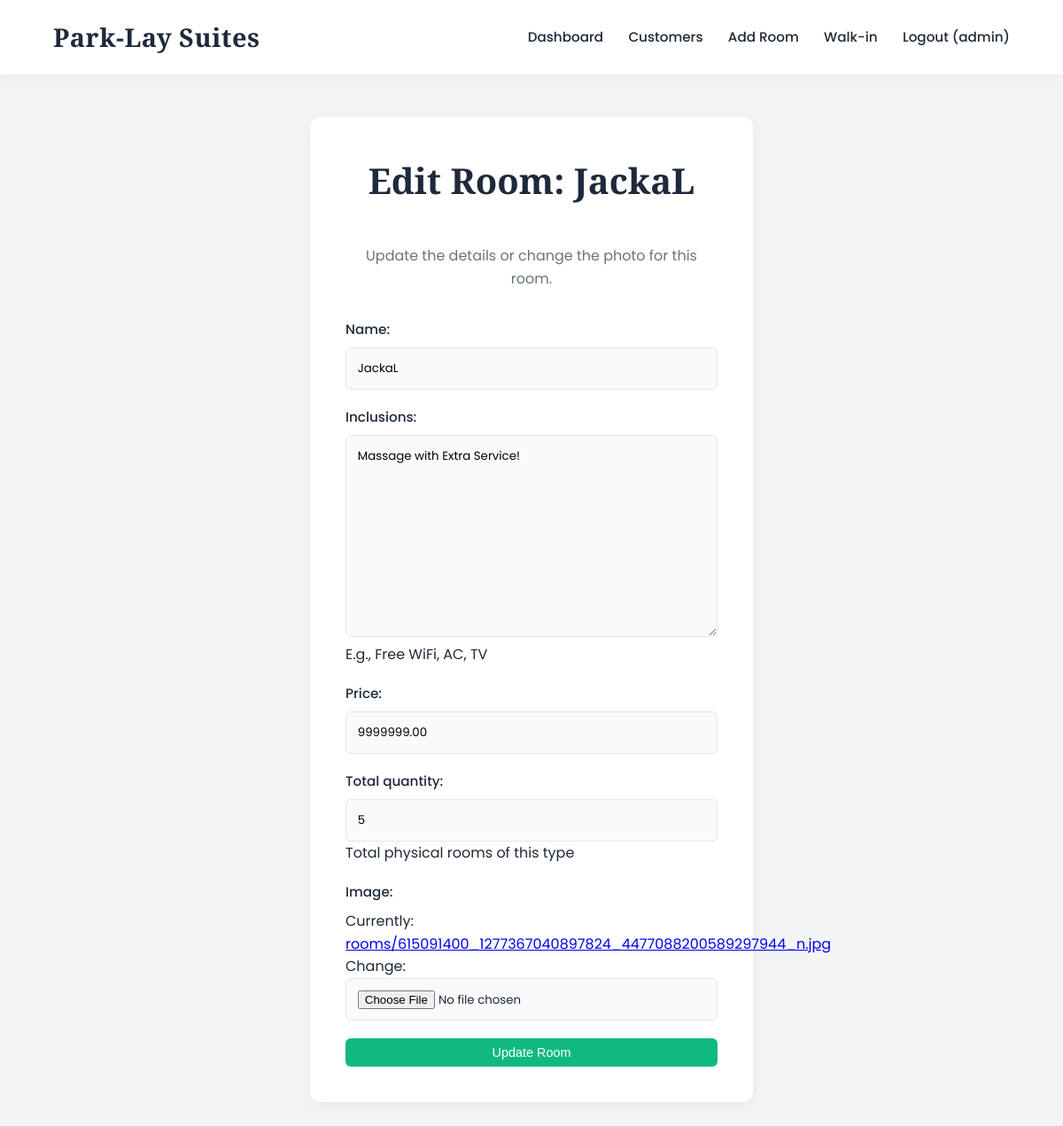
Page /edit-room/1/ (signed in) on the committed database.
### core/models.py (models this page shows, shortened)
class User(AbstractUser):
    is_employee = models.BooleanField(default=False)
    is_customer = models.BooleanField(default=False)

class Room(models.Model):
    name = models.CharField(max_length=100)
    inclusions = models.TextField(help_text="E.g., Free WiFi, AC, TV")
    price = models.DecimalField(max_digits=10, decimal_places=2)
    total_quantity = models.PositiveIntegerField(help_text="Total physical rooms of this type")
    image = models.ImageField(upload_to='rooms/')

### core/views.py (the view)
# urls.py: path('edit-room/<int:room_id>/', views.edit_room, name='edit_room'),
@login_required
def edit_room(request, room_id):
    if not request.user.is_employee: return redirect('customer_home')
    room = get_object_or_404(Room, id=room_id)
    if request.method == 'POST':
        form = RoomForm(request.POST, request.FILES, instance=room)
        if form.is_valid():
            form.save()
            messages.success(request, "Room updated successfully!")
            return redirect('employee_dashboard')
    else:
        form = RoomForm(instance=room)
    return render(request, 'core/edit_room.html', {'form': form, 'room': room})

### core/forms.py
class RoomForm(forms.ModelForm):
    class Meta:
        model = Room
        fields = ['name', 'inclusions', 'price', 'total_quantity', 'image']

### core/templates/core/edit_room.html (shortened to what this page needs)
{% extends 'core/base.html' %}
{% block content %}
<div class="form-container">
    <h1>Edit Room: {{ room.name }}</h1>
    <p style="text-align: center; color: var(--text-light); margin-bottom: 2rem;">Update the details or change the photo for this room.</p>
    <form method="post" enctype="multipart/form-data">
        {{ form.as_p }}
        <button type="submit" class="btn btn-success" style="width: 100%;">Update Room</button>
    </form>
</div>
{% endblock %}

### core/templates/core/base.html (shortened to what this page needs)
{% load static %}
<!DOCTYPE html>
<html lang="en">
<head>
    <link rel="stylesheet" href="{% static 'css/style.css' %}?v=1.3">
</head>
<body>
    <header>
        <h2>Park-Lay Suites</h2>
        <nav>
            {% if user.is_authenticated %}
                {% if user.is_employee %}
                    <a href="{% url 'employee_dashboard' %}">Dashboard</a>
                    <a href="{% url 'manage_customers' %}">Customers</a>
                    <a href="{% url 'add_room' %}">Add Room</a>
                    <a href="{% url 'walkin_booking' %}">Walk-in</a>
                {% else %}
                    <a href="{% url 'customer_home' %}">Rooms</a>
                    <a href="{% url 'customer_dashboard' %}">My Bookings</a>
                {% endif %}
                <a href="{% url 'logout' %}">Logout ({{ user.username }})</a>
            {% else %}
                <a href="{% url 'customer_home' %}">Home</a>
                <a href="{% url 'login' %}">Login</a>
                <a href="{% url 'register' %}">Register</a>
            {% endif %}
        </nav>
    </header>
    <main class="container">
        {% block content %}{% endblock %}
    </main>
</body>
</html>

### core/static/css/style.css (style rules this page uses)
:root { --primary: #1E293B; --secondary: #D4AF37; --bg-color: #F3F4F6; --text-dark: #1F2937; --text-light: #6B7280; --white: #FFFFFF; --border: #E5E7EB; --success: #10B981; }
* { box-sizing: border-box; margin: 0; padding: 0; }
body { font-family: 'Poppins', sans-serif; background-color: var(--bg-color); color: var(--text-dark); line-height: 1.6; }
header { background-color: var(--white); box-shadow: 0 2px 15px rgba(0,0,0,0.05); padding: 1.2rem 5%; display: flex; justify-content: space-between; align-items: center; position: sticky; top: 0; z-index: 100; }
header h2 { font-family: 'Playfair Display', serif; color: var(--primary); font-size: 1.8rem; letter-spacing: 0.5px; }
nav a { color: var(--text-dark); text-decoration: none; margin-left: 1.5rem; font-weight: 500; font-size: 0.95rem; transition: color 0.3s ease; }
.container { max-width: 1200px; margin: 3rem auto; padding: 0 1.5rem; }
h1 { font-family: 'Playfair Display', serif; color: var(--primary); margin-bottom: 2.5rem; text-align: center; font-size: 2.5rem; }
.btn { display: inline-block; padding: 0.8rem 1.5rem; background: var(--primary); color: var(--white); text-decoration: none; border-radius: 6px; border: none; font-weight: 500; cursor: pointer; transition: background 0.3s ease; text-align: center; width: 100%; margin-top: auto; }
.btn-success { background: var(--success); width: auto; font-size: 0.9rem; padding: 0.5rem 1rem; }
.form-container { max-width: 500px; margin: 0 auto; background: var(--white); padding: 2.5rem; border-radius: 12px; box-shadow: 0 4px 15px rgba(0,0,0,0.05); }
form p { margin-bottom: 1.2rem; }
form label { display: block; font-weight: 500; margin-bottom: 0.5rem; color: var(--primary); font-size: 0.95rem; }
form input, form select, form textarea { width: 100%; padding: 0.8rem; border: 1px solid var(--border); border-radius: 6px; font-family: 'Poppins', sans-serif; transition: border-color 0.3s ease; background-color: #F9FAFB; }

### rows in the picture
User: username "admin"
Room: name "JackaL", inclusions "Massage with Extra Service!", price "9999999.00", total_quantity "5"
